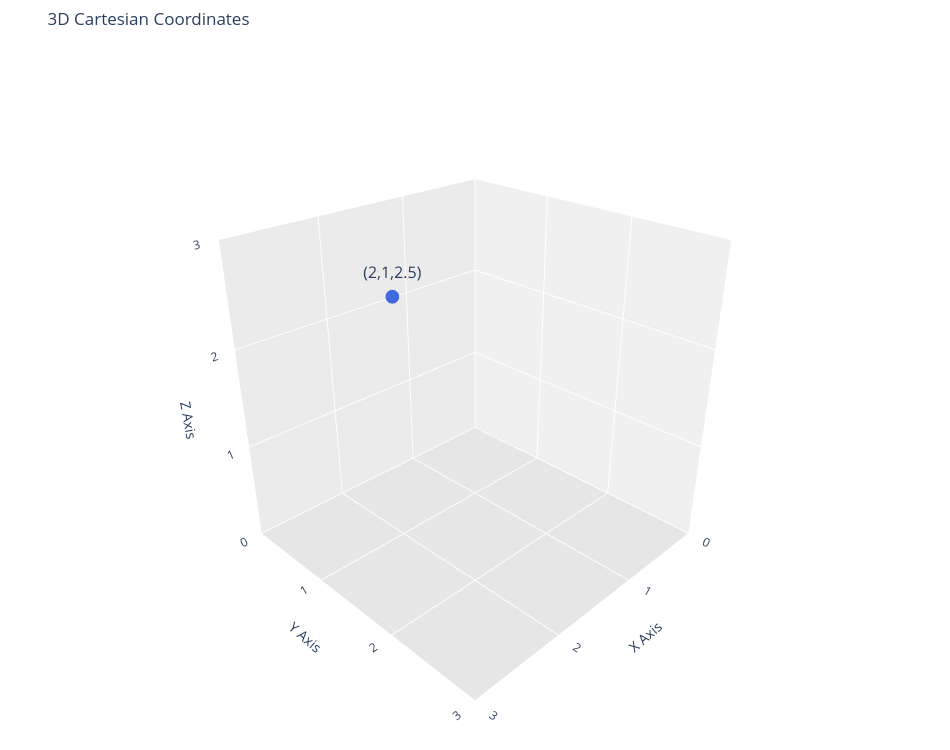

Write notebook code for a chart like this one.
### Code cell
import plotly.graph_objects as go

fig = go.Figure()

# Main point
fig.add_trace(go.Scatter3d(
    x=[2],
    y=[1],
    z=[2.5],
    mode="markers+text",
    text=["(2,1,2.5)"],
    textposition="top center",
    marker=dict(
        size=8,
        color="royalblue"
    ),
    textfont=dict(size=16)
))

fig.update_layout(
    title="3D Cartesian Coordinates",

    width=950,
    height=750,

    margin=dict(l=0, r=0, b=0, t=50),

    scene=dict(
        aspectmode="cube",

        camera=dict(
            eye=dict(x=1.6, y=1.6, z=1.2)
        ),

        xaxis=dict(
            title="X Axis",
            range=[0,3],
            nticks=4,
            backgroundcolor="rgb(240,240,240)",
            gridcolor="white",
            showbackground=True
        ),

        yaxis=dict(
            title="Y Axis",
            range=[0,3],
            nticks=4,
            backgroundcolor="rgb(235,235,235)",
            gridcolor="white",
            showbackground=True
        ),

        zaxis=dict(
            title="Z Axis",
            range=[0,3],
            nticks=4,
            backgroundcolor="rgb(230,230,230)",
            gridcolor="white",
            showbackground=True
        )
    )
)

fig.show()

### Figure 1 — Plotly figure (JSON) as saved in the notebook; plotly's stock layout.template omitted (floating-point values rounded to 4 significant figures)
{"data": [{"marker": {"color": "royalblue", "size": 8}, "mode": "markers+text", "text": ["(2,1,2.5)"], "textfont": {"size": 16}, "textposition": "top center", "x": [2], "y": [1], "z": [2.5], "type": "scatter3d"}], "layout": {"margin": {"l": 0, "r": 0, "b": 0, "t": 50}, "scene": {"camera": {"eye": {"x": 1.6, "y": 1.6, "z": 1.2}}, "xaxis": {"title": {"text": "X Axis"}, "range": [0, 3], "nticks": 4, "backgroundcolor": "rgb(240,240,240)", "gridcolor": "white", "showbackground": true}, "yaxis": {"title": {"text": "Y Axis"}, "range": [0, 3], "nticks": 4, "backgroundcolor": "rgb(235,235,235)", "gridcolor": "white", "showbackground": true}, "zaxis": {"title": {"text": "Z Axis"}, "range": [0, 3], "nticks": 4, "backgroundcolor": "rgb(230,230,230)", "gridcolor": "white", "showbackground": true}, "aspectmode": "cube"}, "title": {"text": "3D Cartesian Coordinates"}, "width": 950, "height": 750}}
